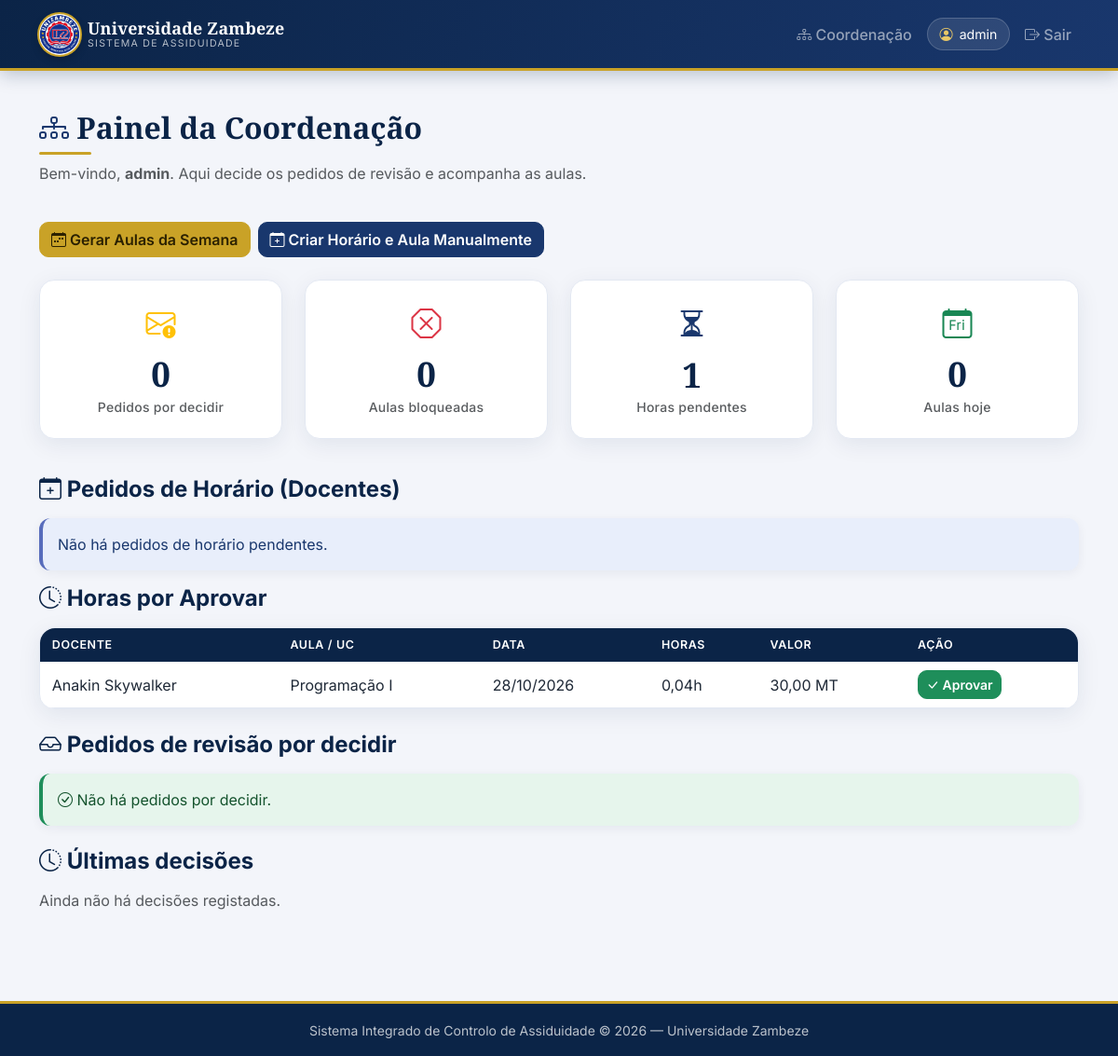
Page /coordenacao/ (signed in) on the earlier database version.
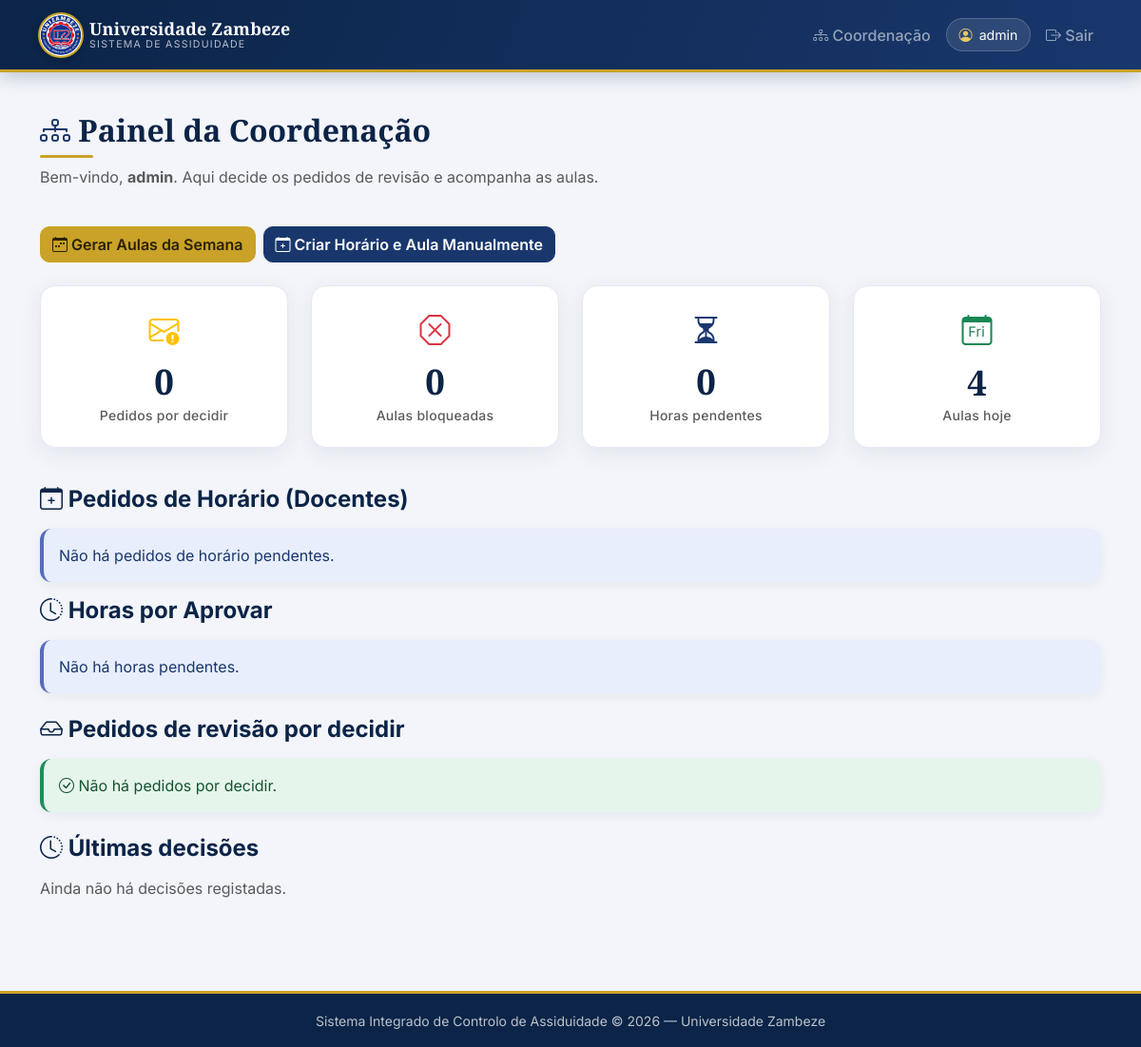
Same page on the later database version.
### sistema/models.py (models this page shows, shortened)
class HorasDocente(models.Model):
    ESTADOS = [
        ("pendente", "Pendente"),
        ("validada", "Validada"),
        ("paga", "Paga"),
    ]
    aula = models.OneToOneField(Aula, on_delete=models.CASCADE)
    docente = models.ForeignKey(Docente, on_delete=models.PROTECT)
    data = models.DateField()
    horas = models.DecimalField(max_digits=5, decimal_places=2)
    valor_hora = models.DecimalField(max_digits=10, decimal_places=2)
    valor_total = models.DecimalField(max_digits=10, decimal_places=2)
    estado = models.CharField(max_length=20, choices=ESTADOS, default="pendente")
    class Meta:
        verbose_name = "Horas do Docente"
        verbose_name_plural = "Horas dos Docentes"

class Docente(models.Model):
    user = models.OneToOneField(User, on_delete=models.CASCADE, null=True, blank=True)
    numero_docente = models.CharField(max_length=20, unique=True)
    nome = models.CharField(max_length=200)
    categoria = models.ForeignKey(CategoriaDocente, on_delete=models.PROTECT)
    departamento = models.CharField(max_length=100)
    estado = models.BooleanField(default=True)
    class Meta:
        verbose_name = "Docente"
        verbose_name_plural = "Docentes"

class Aula(models.Model):
    ESTADOS = [
        ("agendada", "Agendada"),
        ("em_curso", "Em curso"),
        ("validada", "Validada"),
        ("bloqueada", "Bloqueada"),
        ("cancelada", "Cancelada"),
    ]
    turma = models.ForeignKey(Turma, on_delete=models.PROTECT)
    docente = models.ForeignKey(Docente, on_delete=models.PROTECT)
    uc = models.ForeignKey(UC, on_delete=models.PROTECT)
    sala = models.ForeignKey(Sala, on_delete=models.PROTECT)
    data = models.DateField()
    hora_inicio = models.TimeField()
    hora_fim = models.TimeField()
    sumario = models.TextField(blank=True)
    tema = models.CharField(max_length=200, blank=True)
    estado = models.CharField(max_length=20, choices=ESTADOS, default="agendada")
    hora_inicio_real = models.TimeField(null=True, blank=True)
    hora_fim_real = models.TimeField(null=True, blank=True)
    class Meta:
        verbose_name = "Aula"
        verbose_name_plural = "Aulas"

class UC(models.Model):
    codigo = models.CharField(max_length=20, unique=True)
    nome = models.CharField(max_length=200)
    curso = models.ForeignKey(Curso, on_delete=models.CASCADE)
    creditos = models.IntegerField()
    carga_horaria = models.IntegerField(help_text="Horas totais")
    class Meta:
        verbose_name = "Unidade Curricular"
        verbose_name_plural = "Unidades Curriculares"

### sistema/views_coordenacao.py (the view)
# urls.py: path("coordenacao/", views_coordenacao.coordenacao_painel, name="coordenacao"),
@coordenacao_required
def coordenacao_painel(request):
    hoje = timezone.localdate()
    pendentes = (
        PedidoRevisao.objects.filter(estado="pendente")
        .select_related("docente", "aula", "aula__uc", "aula__turma", "aula__sala")
        .order_by("data_pedido")
    )
    decididos = (
        PedidoRevisao.objects.exclude(estado="pendente")
        .select_related("docente", "aula", "aula__uc", "decidido_por")
        .order_by("-data_decisao")[:10]
    )
    horas_pendentes = (
        HorasDocente.objects.filter(estado="pendente")
        .select_related("docente", "aula", "aula__uc")
        .order_by("data")
    )
    pedidos_horarios_pendentes = (
        PedidoHorario.objects.filter(estado="pendente")
        .select_related("docente", "turma", "sala")
        .order_by("data_pedido")
    )
    context = {
        "pedidos_pendentes": pendentes,
        "pedidos_decididos": decididos,
        "horas_pendentes": horas_pendentes,
        "pedidos_horarios_pendentes": pedidos_horarios_pendentes,
        "n_pedidos_pendentes": pendentes.count(),
        "n_aulas_bloqueadas": Aula.objects.filter(estado="bloqueada").count(),
        "n_horas_pendentes": horas_pendentes.count(),
        "n_aulas_hoje": Aula.objects.filter(data=hoje).count(),
    }
    return render(request, "sistema/coordenacao_painel.html", context)

### sistema/views_coordenacao.py (called while the page is built)
def e_coordenacao(user):
    if not user.is_authenticated:
        return False
    if user.is_superuser:
        return True
    return user.groups.filter(name__in=GRUPOS_COORDENACAO).exists()

def coordenacao_required(view):
    @login_required(login_url="login")
    @wraps(view)
    def _wrapped(request, *args, **kwargs):
        if not e_coordenacao(request.user):
            messages.warning(request, "Não tem permissão para aceder à área da Coordenação.")
            return redirect("painel")
        return view(request, *args, **kwargs)
    return _wrapped

### sistema/templates/sistema/coordenacao_painel.html (shortened to what the changed rows need)
{% extends 'sistema/base.html' %}
{% block content %}
<div class="row mb-4">
    <div class="col-12">
        <h2>
            <i class="bi bi-diagram-3 text-primary"></i>
            Painel da Coordenação
        </h2>
    </div>
</div>
<div class="row mb-4">
    <div class="col-12 d-flex flex-wrap gap-2">
    </div>
</div>
<div class="row mb-4">
    <div class="col-md-3 col-6 mb-3">
    </div>
    <div class="col-md-3 col-6 mb-3">
    </div>
    <div class="col-md-3 col-6 mb-3">
        <div class="card text-center">
            <div class="card-body">
                <i class="bi bi-hourglass-split text-primary" style="font-size: 2rem;"></i>
                <h3 class="mt-2 mb-0">{{ n_horas_pendentes }}</h3>
                <small class="text-muted">Horas pendentes</small>
            </div>
        </div>
    </div>
    <div class="col-md-3 col-6 mb-3">
        <div class="card text-center">
            <div class="card-body">
                <i class="bi bi-calendar-day text-success" style="font-size: 2rem;"></i>
                <h3 class="mt-2 mb-0">{{ n_aulas_hoje }}</h3>
                <small class="text-muted">Aulas hoje</small>
            </div>
        </div>
    </div>
</div>
<h4 class="mb-3 mt-4">
    <i class="bi bi-calendar-plus"></i> Pedidos de Horário (Docentes)
</h4>
{% if pedidos_horarios_pendentes %}
<div class="card mb-4">
    <div class="card-body p-0">
        <div class="table-responsive">
            <table class="table align-middle mb-0">
                <thead class="table-light">
                    <tr>
                        <th>Docente</th>
                        <th>Turma / Sala</th>
                        <th>Horário</th>
                        <th style="min-width: 260px;">Decisão</th>
                    </tr>
                </thead>
                <tbody>
                {% for p in pedidos_horarios_pendentes %}
                    <tr>
                        <td><strong>{{ p.docente.nome }}</strong></td>
                        <td>{{ p.turma.codigo }} / {{ p.sala.codigo }}</td>
                        <td>
                            {{ p.get_dia_semana_display }} - {{ p.hora_inicio }} às {{ p.hora_fim }}<br>
                            <small class="text-muted">A partir de: {{ p.data_inicio|date:"d/m/Y"|default:"—" }}</small>
                        </td>
                        <td>
                            <form method="post" action="{% url 'coordenacao_aprovar_horario' p.id %}">
                                {% csrf_token %}
                                <input type="text" name="observacao" class="form-control form-control-sm mb-2" placeholder="Observação (obrigatória ao rejeitar)">
                                <button type="submit" name="acao" value="aprovar" class="btn btn-success btn-sm">Aprovar</button>
                                <button type="submit" name="acao" value="rejeitar" class="btn btn-outline-danger btn-sm">Rejeitar</button>
                            </form>
                        </td>
                    </tr>
                {% endfor %}
                </tbody>
            </table>
        </div>
    </div>
</div>
{% else %}
<div class="alert alert-info">Não há pedidos de horário pendentes.</div>
{% endif %}
<h4 class="mb-3">
    <i class="bi bi-clock-history"></i> Horas por Aprovar
</h4>
{% if horas_pendentes %}
<div class="card mb-4">
    <div class="card-body p-0">
        <div class="table-responsive">
            <table class="table table-sm align-middle mb-0">
                <thead class="table-light">
                    <tr>
                        <th>Docente</th>
                        <th>Aula / UC</th>
                        <th>Data</th>
                        <th>Horas</th>
                        <th>Valor</th>
                        <th>Ação</th>
                    </tr>
                </thead>
                <tbody>
                {% for h in horas_pendentes %}
                    <tr>
                        <td>{{ h.docente.nome }}</td>
                        <td>{{ h.aula.uc.nome }}</td>
                        <td>{{ h.data|date:"d/m/Y" }}</td>
                        <td>{{ h.horas }}h</td>
                        <td>{{ h.valor_total }} MT</td>
                        <td>
                            <form method="post" action="{% url 'coordenacao_aprovar_horas' h.id %}">
                                <button type="submit" class="btn btn-sm btn-success">
                                    <i class="bi bi-check-lg"></i> Aprovar
                                </button>
                            </form>
                        </td>
                    </tr>
                {% endfor %}
                </tbody>
            </table>
        </div>
    </div>
</div>
{% else %}
<div class="alert alert-info">Não há horas pendentes.</div>
{% endif %}
<h4 class="mb-3 mt-4">
    <i class="bi bi-inbox"></i> Pedidos de revisão por decidir
</h4>
{% if pedidos_pendentes %}
<div class="card mb-4">
    <div class="card-body p-0">
        <div class="table-responsive">
            <table class="table align-middle mb-0">
                <thead class="table-light">
                    <tr>
                        <th>Docente</th>
                        <th>Aula</th>
                        <th>Motivo</th>
                        <th style="min-width: 260px;">Decisão</th>
                    </tr>
                </thead>
                <tbody>
                {% for p in pedidos_pendentes %}
                    <tr>
                        <td>
                            <strong>{{ p.docente.nome }}</strong><br>
                            <small class="text-muted">{{ p.docente.numero_docente }}</small>
                        </td>
                        <td>
                            {{ p.aula.uc.nome }}<br>
                            <small class="text-muted">
                                {{ p.aula.turma.codigo }} · {{ p.aula.sala.codigo }} ·
                                {{ p.aula.data|date:"d/m/Y" }}
                            </small>
                        </td>
                        <td>
                            {{ p.motivo }}<br>
                            <small class="text-muted">Pedido em {{ p.data_pedido|date:"d/m/Y H:i" }}</small>
                        </td>
                        <td>
                            <form method="post" action="{% url 'coordenacao_decidir_pedido' p.id %}">
                                {% csrf_token %}
                                <input type="text" name="observacao" class="form-control form-control-sm mb-2"
                                       placeholder="Observação (obrigatória ao rejeitar)">
                                <button type="submit" name="acao" value="aprovar" class="btn btn-success btn-sm">
                                    <i class="bi bi-check-circle"></i> Aprovar
                                </button>
                                <button type="submit" name="acao" value="rejeitar" class="btn btn-outline-danger btn-sm">
                                    <i class="bi bi-x-circle"></i> Rejeitar
                                </button>
                            </form>
                        </td>
                    </tr>
                {% endfor %}
                </tbody>
            </table>
        </div>
    </div>
</div>
{% else %}
<div class="alert alert-success">
    <i class="bi bi-check-circle"></i>
    Não há pedidos por decidir.
</div>
{% endif %}
<h4 class="mb-3 mt-4">
    <i class="bi bi-clock-history"></i> Últimas decisões
</h4>
{% if pedidos_decididos %}
<div class="card mb-4">
    <div class="card-body p-0">
        <div class="table-responsive">
            <table class="table table-sm align-middle mb-0">
                <thead class="table-light">
                    <tr>
                        <th>Docente</th>
                        <th>Aula</th>
                        <th>Estado</th>
                        <th>Decidido por</th>
                        <th>Observação</th>
                    </tr>
                </thead>
                <tbody>
                {% for p in pedidos_decididos %}
                    <tr>
                        <td>{{ p.docente.nome }}</td>
                        <td>{{ p.aula.uc.nome }} · {{ p.aula.data|date:"d/m/Y" }}</td>
                        <td>
                            {% if p.estado == "aprovado" %}
                                <span class="badge bg-success">Aprovado</span>
                            {% else %}
                                <span class="badge bg-danger">Rejeitado</span>
                            {% endif %}
                        </td>
                        <td>
                            {{ p.decidido_por.username|default:"—" }}<br>
                            <small class="text-muted">{{ p.data_decisao|date:"d/m/Y H:i" }}</small>
                        </td>
                        <td>{{ p.observacao|default:"—" }}</td>
                    </tr>
                {% endfor %}
                </tbody>
            </table>
        </div>
    </div>
</div>
{% else %}
<p class="text-muted">Ainda não há decisões registadas.</p>
{% endif %}
{% endblock %}

Differences in the rows shown:
removed HorasDocente: docente.nome "Anakin Skywalker", aula.uc.nome "Programação I", data "28/10/2026", horas "0,04", valor_total "30,00"
Other differences:
{{ n_horas_pendentes }}: "1" → "0"
{{ n_aulas_hoje }}: "0" → "4"
text no longer shown: "DOCENTE AULA / UC DATA HORAS VALOR AÇÃO"
text now shown: "Não há horas pendentes."
